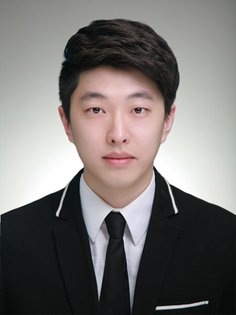
#> input picture 4_Age_Gender/test.jpg, 236 x 315 px
$ python photo_augment.py --image test.jpg --dir .
#> lines starting #> are read from the running program, lines starting #| are printed output that depends on the picture
# coding=utf8
import os, errno
import cv2
import numpy as np

import argparse

ap = argparse.ArgumentParser()
ap.add_argument("-i", "--image", type=str, default="",
	help="path to image")
ap.add_argument("-d", "--dir", type=str, default="",
	help="path to images")
ap.add_argument("-a", "--rotate_angle", nargs='+', type=int, default=[5, -5],
	help="path to images")
ap.add_argument("-g", "--gamma", nargs='+', type=float, default=[0.3, 1.6],
	help="path to images")
args = vars(ap.parse_args())

class photoAugmentor:
    def __init__(self, rotate_angle, gamma):
        self.isList = False
        self.rotate_angle = rotate_angle # [5, -5]
        self.gamma = gamma

    def generate(self, input):
#> called with input = 'test.jpg'
        if isinstance(input, list):
            self.isList = True

        path = os.path.normpath(input)
        original_dir, img = os.path.split(path)
        augmented_dir = os.path.join(original_dir,'augmented')

        try:
            os.makedirs(augmented_dir)
        except OSError as e:
            if e.errno != errno.EEXIST:
                raise

        _id = os.path.splitext(img)[0]
        _ext = os.path.splitext(img)[1]

        augmented_list = []

        # Copy Original Image
        _img = cv2.imread(os.path.join(original_dir,img))
        save_path = os.path.join(augmented_dir,_id + _ext)
        cv2.imwrite(save_path, _img)
        augmented_list.append(save_path)

        # Change Gamma on Images
        for g in self.gamma:
            _decreased_gamma_img = self.adjust_gamma(_img, gamma=g)
            if _decreased_gamma_img is not False:
                save_path = os.path.join(augmented_dir,_id + '_g_' + str(g) + _ext)
                cv2.imwrite(save_path, _decreased_gamma_img)
                augmented_list.append(save_path)
#> this loop made 2 passes
#> pass 1, in generate, `_decreased_gamma_img = self.adjust_gamma(_img, gamma=g)`:
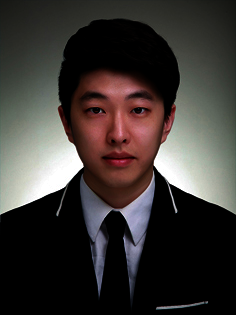
#> _decreased_gamma_img: shape (315, 236, 3); mean B, G, R 52.5, 55.4, 60.5
#> pass 2, in generate, `_decreased_gamma_img = self.adjust_gamma(_img, gamma=g)`:
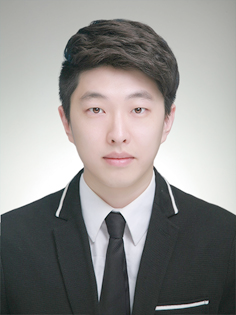
#> _decreased_gamma_img: shape (315, 236, 3); mean B, G, R 141.8, 143.7, 145.3
#> after the loop, augmented_list = ['augmented/test.jpg', 'augmented/test_g_0.3.jpg', 'augmented/test_g_1.6.jpg']

        # # Save Horizontally flipped Image
        _horizontal_img = cv2.flip( _img, 1)
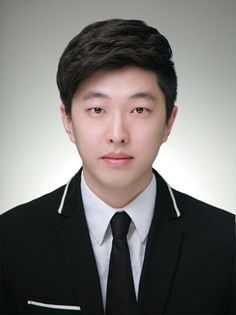
#> _horizontal_img: shape (315, 236, 3); mean B, G, R 113.7, 116.2, 119.5
        save_path = os.path.join(augmented_dir,_id + '_f' + _ext)
        cv2.imwrite(save_path, _horizontal_img)
        augmented_list.append(save_path)

        # # Rotates both images
        _h, _w, _c = _img.shape

        _d = int(((_w*_w + _h*_h)**0.5))
        _rc = int(_w/2), int(_h/2)

        for a in self.rotate_angle:
            _angle = a
            _scale = 1

            _r_image = cv2.getRotationMatrix2D(_rc, _angle, _scale)
            _rotate_img = cv2.warpAffine(_img, _r_image, (_w, _h))
            save_path = os.path.join(augmented_dir,_id + '_a_' + str(a) + _ext)
            cv2.imwrite(save_path ,_rotate_img)
            augmented_list.append(save_path)

            _r_image_f = cv2.getRotationMatrix2D(_rc, _angle, _scale)
            _rotate_img_f = cv2.warpAffine(_horizontal_img, _r_image, (_w, _h))
            save_path = os.path.join(augmented_dir,_id + '_f_a_' + str(a) + _ext)
            cv2.imwrite(save_path ,_rotate_img_f)
            augmented_list.append(save_path)
#> this loop made 2 passes
#> pass 1, in generate, `_rotate_img = cv2.warpAffine(_img, _r_image, (_w, _h))`:
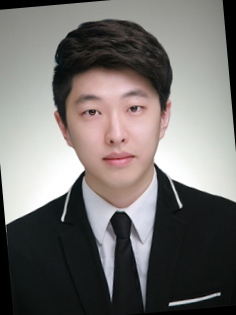
#> _rotate_img: shape (315, 236, 3); mean B, G, R 110.2, 112.6, 116
#> pass 1, in generate, `_rotate_img_f = cv2.warpAffine(_horizontal_img, _r_image, (_w, _h))`:
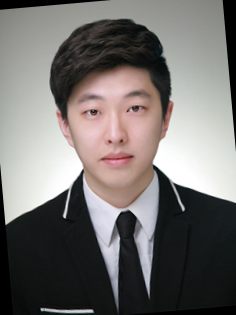
#> _rotate_img_f: shape (315, 236, 3); mean B, G, R 110.2, 112.6, 116
#> pass 2, in generate, `_rotate_img = cv2.warpAffine(_img, _r_image, (_w, _h))`:
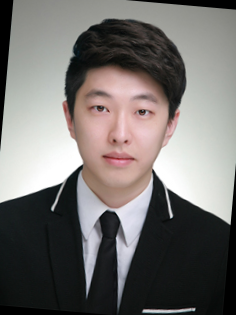
#> _rotate_img: shape (315, 236, 3); mean B, G, R 110.2, 112.6, 116
#> pass 2, in generate, `_rotate_img_f = cv2.warpAffine(_horizontal_img, _r_image, (_w, _h))`:
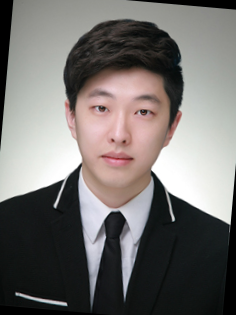
#> _rotate_img_f: shape (315, 236, 3); mean B, G, R 110.2, 112.5, 115.9
#> after the loop, augmented_list = ['augmented/test.jpg', 'augmented/test_g_0.3.jpg', 'augmented/test_g_1.6.jpg', 'augmented/test_f.jpg', 'augmented/test_a_5.jpg', 'augmented/test_f_a_5.jpg', 'augmented/test_a_-5.jpg', 'augmented/test_f_a_-5.jpg']

        return augmented_list

    def adjust_gamma(self, image, gamma=1.0):
        if gamma > 0:
            invGamma = 1.0 / gamma
            table = np.array([((i / 255.0) ** invGamma) * 255
                for i in np.arange(0, 256)]).astype("uint8")

            return cv2.LUT(image, table)

        return false

if __name__ == '__main__':
    pa = photoAugmentor(args["rotate_angle"], args["gamma"])
    path = args["image"]
    r = pa.generate(path)
#> r has the same summary as augmented_list in generate

    print(r)
#| ['augmented/test.jpg', 'augmented/test_g_0.3.jpg', 'augmented/test_g_1.6.jpg', 'augmented/test_f.jpg', 'augmented/test_a_5.jpg', 'augmented/test_f_a_5.jpg', 'augmented/test_a_-5.jpg', 'augmented/test_f_a_-5.jpg']
